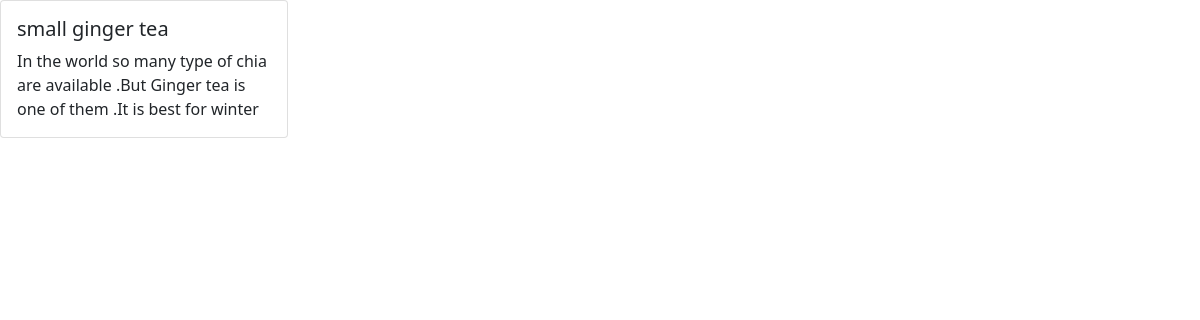
/1/, run on the app's committed database.
### chai/models.py (models this page shows, shortened)
class chaiVarity(models.Model):
    CHAI_TYPE_CHOICE=[
        ('ML','MASALA'),
        ('GR','GINGER'),
        ('KL','KIWI'),
        ('PL','PLAIN'),
        ('EL','ELACHI'),
    ]
    name=models.CharField(max_length=100)
    image=models.ImageField(upload_to='chais/')
    date_add=models.DateTimeField(default=timezone.now)
    type=models.CharField(max_length=2,choices=CHAI_TYPE_CHOICE)
    description=models.TextField(default='')

### chai/views.py (the view)
# urls.py: path('<int:chai_id>/',views.chai_details,name='chai_details'),
def chai_details(request,chai_id):
    chai=get_object_or_404(chaiVarity,pk=chai_id)
    return render(request,'chai/chai_datails.html',{'chai':chai})

### chai/templates/chai/chai_datails.html (shortened to what this page needs)
<link href="https://cdn.jsdelivr.net/npm/bootstrap@5.0.2/dist/css/bootstrap.min.css" rel="stylesheet">
<div class="card" style="width: 18rem;">
    <div class="card-body">
      <h5 class="card-title">{{chai.name}}</h5>
      <p class="card-text">{{chai.description}}</p>
    </div>
  </div>

### data on the page
chaiVarity: name "small ginger tea", description "In the world so many type of chia are available .But Ginger tea is one of them .It is best for winter"
